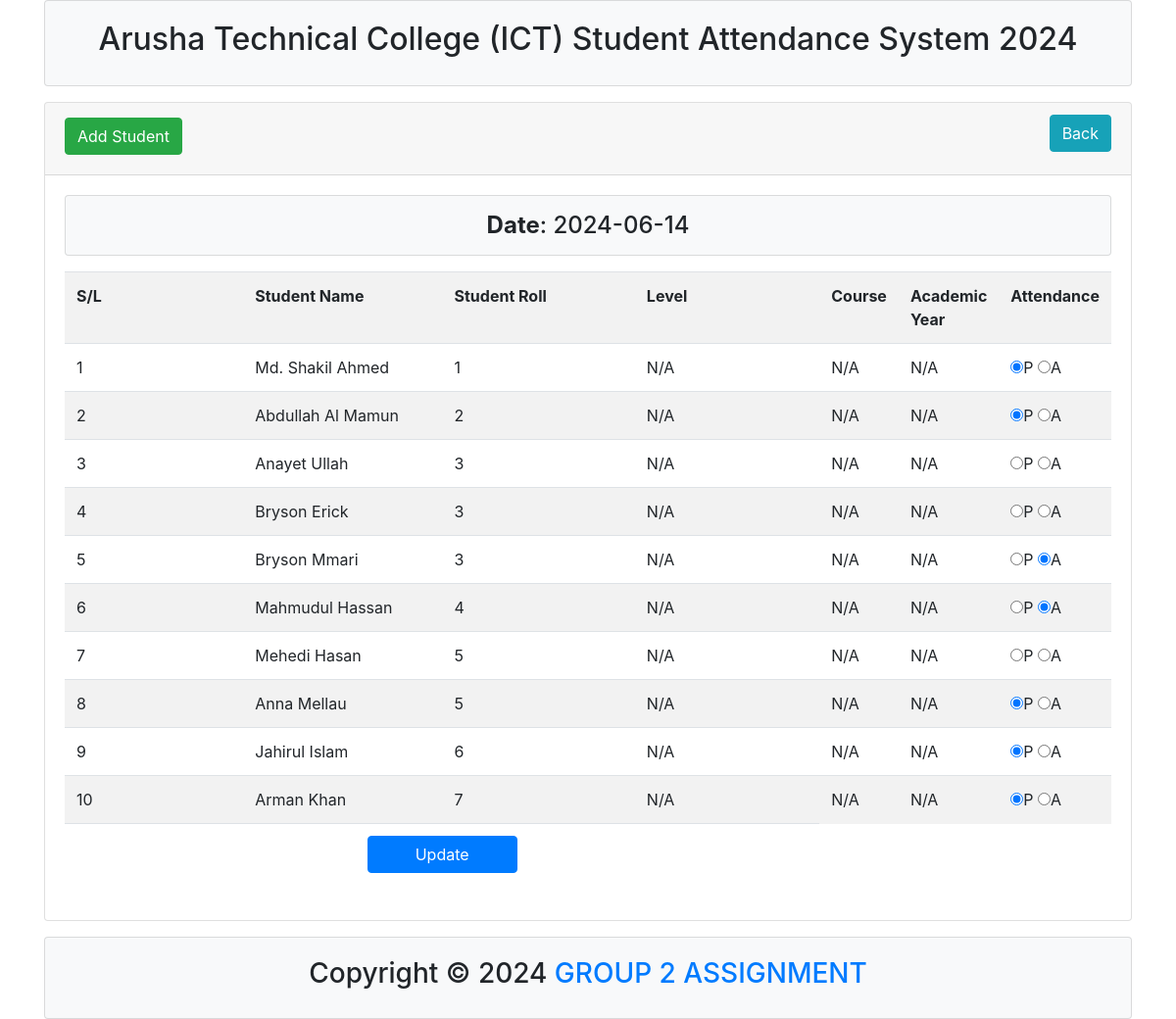
/student_view.php?dt=2024-06-14, run on the app's committed database.
### tables this page shows
CREATE TABLE `tbl_student` (
  `id` int(11) NOT NULL,
  `name` varchar(255) NOT NULL,
  `roll` int(11) NOT NULL,
  `course` varchar(20) NOT NULL,
  `level` varchar(20) NOT NULL,
  `academicYear` varchar(20) NOT NULL
);

CREATE TABLE `tbl_attendance` (
  `id` int(11) NOT NULL,
  `roll` int(11) NOT NULL,
  `attend` varchar(255) NOT NULL,
  `att_time` date NOT NULL
);

### lib/Database.php (called while the page is built, shortened)
<?php
Class Database{
 public $host   = DB_HOST;
 public $user   = DB_USER;
 public $pass   = DB_PASS;
 public $dbname = DB_NAME;
 public $link;
private function connectDB(){
   $this->link = new mysqli($this->host, $this->user, $this->pass,
      $this->dbname);
   }
  public function select($query){
    $result = $this->link->query($query) or
       die($this->link->error.__LINE__);
      if($result->num_rows > 0){
        return $result;
      } else {
        return false;
      }
   }
}

### classes/Student.php (called while the page is built, shortened)
<?php
	$filepath = realpath(dirname(__FILE__));
	include_once ($filepath.'/../lib/Database.php');
	include_once ($filepath.'/../helpers/Format.php');
?>
<?php
class Student{
	private $db;
	private $fm;
	public function __construct(){
		$this->db = new Database();
		$this->fm = new Format();
	}
	public function getAllData($dt){
		$date = $this->fm->validation($dt);
		$date = mysqli_real_escape_string($this->db->link, $date);
		$query = "SELECT tbl_student.name, tbl_attendance.*
				FROM tbl_student
				INNER JOIN tbl_attendance
				ON tbl_student.roll = tbl_attendance.roll
				WHERE att_time = '$date'";
		$result = $this->db->select($query);
		return $result;
	}
}

### helpers/Format.php (called while the page is built)
<?php
class Format{
   public function validation($data){
      $data = trim($data);
      $data = stripcslashes($data);
      $data = htmlspecialchars($data);
      return $data;
   }
}
?>

### student_view.php (the view, shortened to what this page needs)
<?php
    include "inc/header.php";
    include "classes/Student.php";
    $stu = new Student();
?>
<?php
    $dt = $_GET['dt'];
?>
<div class="container">
    <div class="card">
        <div class="card-header">
            <h2>
                <a class="btn btn-success" href="add.php">Add Student</a>
                <a class="btn btn-info float-right" href="date_view.php">Back</a>
            </h2>
        </div>
        <div class="card-body">
            <div class="card bg-light text-center mb-3">
                <h4 class="m-0 py-3"><strong>Date</strong>: <?php echo $dt; ?></h4>
            </div>
            <form action="" method="post">
                <table class="table table-striped">
                    <tr>
                        <th width="25%">S/L</th>
                        <th width="25%">Student Name</th>
                        <th width="25%">Student Roll</th>
                        <th width="25%">Level</th>
                        <th width="25%">Course</th>
                        <th width="25%">Academic Year</th>
                        <th width="25%">Attendance</th>
                    </tr>
                    <?php
                        $getstudent = $stu->getAllData($dt);
                        if ($getstudent) {
                            $i = 0;
                            while ($value = $getstudent->fetch_assoc()) {
                                $i++;
                    ?>
                    <tr>
                        <td><?php echo $i; ?></td>
                        <td><?php echo $value['name']; ?></td>
                        <td><?php echo $value['roll']; ?></td>
                        <td><?php echo isset($value['level']) ? $value['level'] : 'N/A'; ?></td>
                        <td><?php echo isset($value['course']) ? $value['course'] : 'N/A'; ?></td>
                        <td><?php echo isset($value['academicYear']) ? $value['academicYear'] : 'N/A'; ?></td>
                        <td>
                            <input type="radio" name="attend[<?php echo $value['roll']; ?>]" value="present" <?php if($value['attend'] == "present") {echo "checked";} ?>>P
                            <input type="radio" name="attend[<?php echo $value['roll']; ?>]" value="absent" <?php if($value['attend'] == "absent") {echo "checked";} ?>>A
                        </td>
                    </tr>
                    <?php
                            }
                        }
                    ?>
                    <tr>
                        <td colspan="4" class="text-center">
                            <input type="submit" name="submit" class="btn btn-primary px-5" value="Update">
                        </td>
                    </tr>
                </table>
            </form>
        </div>
    </div>
</div>
<?php include("inc/footer.php"); ?>

### data on the page
tbl_student: name "Md. Shakil Ahmed", tbl_attendance.roll "1"
tbl_attendance: attend "☑"
tbl_student: name "Abdullah Al Mamun", tbl_attendance.roll "2"
tbl_attendance: attend "☑"
tbl_student: name "Anayet Ullah", tbl_attendance.roll "3"
tbl_attendance: attend "☑"
tbl_student: name "Bryson Erick", tbl_attendance.roll "3"
tbl_student: name "Bryson Mmari", tbl_attendance.roll "3"
tbl_student: name "Mahmudul Hassan", tbl_attendance.roll "4"
tbl_attendance: attend "☑"
tbl_student: name "Mehedi Hasan", tbl_attendance.roll "5"
tbl_attendance: attend "☑"
tbl_student: name "Anna Mellau", tbl_attendance.roll "5"
tbl_student: name "Jahirul Islam", tbl_attendance.roll "6"
tbl_attendance: attend "☑"
tbl_student: name "Arman Khan", tbl_attendance.roll "7"
tbl_attendance: attend "☑"

### other printed values
$dt "2024-06-14"
